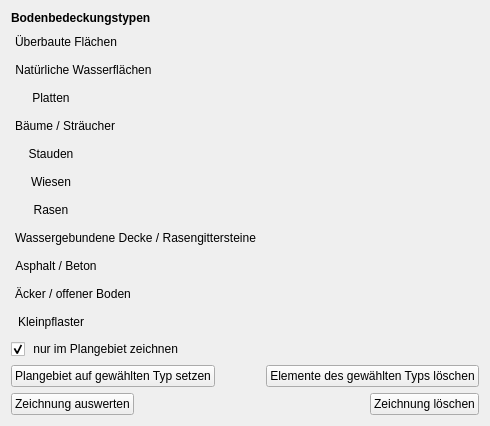
             <widget class="QWidget" name="tab">
              <attribute name="title">
               <string>Nullfall</string>
              </attribute>
              <layout class="QVBoxLayout" name="verticalLayout_5">
               <item>
                <widget class="QLabel" name="label_4">
                 <property name="font">
                  <font>
                   <weight>75</weight>
                   <bold>true</bold>
                  </font>
                 </property>
                 <property name="text">
                  <string>Bodenbedeckungstypen</string>
                 </property>
                </widget>
               </item>
               <item>
                <widget class="QPushButton" name="nullfall_draw_builtup_button">
                 <property name="sizePolicy">
                  <sizepolicy hsizetype="Fixed" vsizetype="Fixed">
                   <horstretch>0</horstretch>
                   <verstretch>0</verstretch>
                  </sizepolicy>
                 </property>
                 <property name="cursor">
                  <cursorShape>PointingHandCursor</cursorShape>
                 </property>
                 <property name="toolTip">
                  <string>&lt;html&gt;&lt;head/&gt;&lt;body&gt;&lt;p&gt;&lt;span style=&quot; font-weight:600;&quot;&gt;Überbaute Flächen&lt;/span&gt;&lt;/p&gt;&lt;p&gt;Startet das Zeichenwerkzeug zum Einzeichnen überbauter Flächen im &lt;span style=&quot; font-style:italic;&quot;&gt;Nullfall&lt;/span&gt;. Umriss abschließen mit Doppel- oder Rechtsklick.&lt;/p&gt;&lt;/body&gt;&lt;/html&gt;</string>
                 </property>
                 <property name="text">
                  <string>Überbaute Flächen</string>
                 </property>
                 <property name="icon">
                  <iconset>
                   <normaloff>../../images/iconset_mob/20190619_iconset_mob_sealed_surface_1.png</normaloff>
                   <normalon>../../images/iconset_mob/20190619_iconset_mob_sealed_surface_2.png</normalon>../../images/iconset_mob/20190619_iconset_mob_sealed_surface_1.png</iconset>
                 </property>
                 <property name="iconSize">
                  <size>
                   <width>24</width>
                   <height>24</height>
                  </size>
                 </property>
                 <property name="checkable">
                  <bool>true</bool>
                 </property>
                 <property name="autoExclusive">
                  <bool>false</bool>
                 </property>
                 <property name="flat">
                  <bool>true</bool>
                 </property>
                </widget>
               </item>
               <item>
                <widget class="QPushButton" name="nullfall_draw_water_button">
                 <property name="sizePolicy">
                  <sizepolicy hsizetype="Maximum" vsizetype="Fixed">
                   <horstretch>0</horstretch>
                   <verstretch>0</verstretch>
                  </sizepolicy>
                 </property>
                 <property name="cursor">
                  <cursorShape>PointingHandCursor</cursorShape>
                 </property>
                 <property name="toolTip">
                  <string>&lt;html&gt;&lt;head/&gt;&lt;body&gt;&lt;p&gt;&lt;span style=&quot; font-weight:600;&quot;&gt;Natürliche Wasserfläche&lt;/span&gt;&lt;/p&gt;&lt;p&gt;Startet das Zeichenwerkzeug zum Einzeichnen natürlicher Wasserflächen im &lt;span style=&quot; font-style:italic;&quot;&gt;Nullfall&lt;/span&gt;. Umriss abschließen mit Doppel- oder Rechtsklick.&lt;/p&gt;&lt;/body&gt;&lt;/html&gt;</string>
                 </property>
                 <property name="text">
                  <string>Natürliche Wasserflächen</string>
                 </property>
                 <property name="icon">
                  <iconset>
                   <normaloff>../../images/iconset_mob/20190619_iconset_mob_water_1.png</normaloff>
                   <normalon>../../images/iconset_mob/20190619_iconset_mob_water_2.png</normalon>../../images/iconset_mob/20190619_iconset_mob_water_1.png</iconset>
                 </property>
                 <property name="iconSize">
                  <size>
                   <width>24</width>
                   <height>24</height>
                  </size>
                 </property>
                 <property name="checkable">
                  <bool>true</bool>
                 </property>
                 <property name="autoExclusive">
                  <bool>false</bool>
                 </property>
                 <property name="flat">
                  <bool>true</bool>
                 </property>
                </widget>
               </item>
               <item>
                <widget class="QPushButton" name="nullfall_draw_plates_button">
                 <property name="sizePolicy">
                  <sizepolicy hsizetype="Fixed" vsizetype="Fixed">
                   <horstretch>0</horstretch>
                   <verstretch>0</verstretch>
                  </sizepolicy>
                 </property>
                 <property name="cursor">
                  <cursorShape>PointingHandCursor</cursorShape>
                 </property>
                 <property name="toolTip">
                  <string>&lt;html&gt;&lt;head/&gt;&lt;body&gt;&lt;p&gt;&lt;span style=&quot; font-weight:600;&quot;&gt;Platten&lt;/span&gt;&lt;/p&gt;&lt;p&gt;Startet das Zeichenwerkzeug zum Einzeichnen von mit Platten belegten Flächen im &lt;span style=&quot; font-style:italic;&quot;&gt;Nullfall&lt;/span&gt;. Umriss abschließen mit Doppel- oder Rechtsklick.&lt;/p&gt;&lt;/body&gt;&lt;/html&gt;</string>
                 </property>
                 <property name="text">
                  <string>Platten</string>
                 </property>
                 <property name="icon">
                  <iconset>
                   <normaloff>../../images/iconset_mob/20190619_iconset_mob_flagstone_1.png</normaloff>
                   <normalon>../../images/iconset_mob/20190619_iconset_mob_flagstone_2.png</normalon>../../images/iconset_mob/20190619_iconset_mob_flagstone_1.png</iconset>
                 </property>
                 <property name="iconSize">
                  <size>
                   <width>24</width>
                   <height>24</height>
                  </size>
                 </property>
                 <property name="checkable">
                  <bool>true</bool>
                 </property>
                 <property name="autoExclusive">
                  <bool>false</bool>
                 </property>
                 <property name="flat">
                  <bool>true</bool>
                 </property>
                </widget>
               </item>
               <item>
                <widget class="QPushButton" name="nullfall_draw_trees_button">
                 <property name="sizePolicy">
                  <sizepolicy hsizetype="Fixed" vsizetype="Fixed">
                   <horstretch>0</horstretch>
                   <verstretch>0</verstretch>
                  </sizepolicy>
                 </property>
                 <property name="cursor">
                  <cursorShape>PointingHandCursor</cursorShape>
                 </property>
                 <property name="toolTip">
                  <string>&lt;html&gt;&lt;head/&gt;&lt;body&gt;&lt;p&gt;&lt;span style=&quot; font-weight:600;&quot;&gt;Bäume oder Sträucher&lt;/span&gt;&lt;/p&gt;&lt;p&gt;Startet das Zeichenwerkzeug zum Einzeichnen von Flächen mit Bäumen oder Sträuchern im &lt;span style=&quot; font-style:italic;&quot;&gt;Nullfall&lt;/span&gt;. Umriss abschließen mit Doppel- oder Rechtsklick.&lt;/p&gt;&lt;/body&gt;&lt;/html&gt;</string>
                 </property>
                 <property name="text">
                  <string>Bäume / Sträucher</string>
                 </property>
                 <property name="icon">
                  <iconset>
                   <normaloff>../../images/iconset_mob/20190619_iconset_mob_trees_1.png</normaloff>
                   <normalon>../../images/iconset_mob/20190619_iconset_mob_trees_2.png</normalon>../../images/iconset_mob/20190619_iconset_mob_trees_1.png</iconset>
                 </property>
                 <property name="iconSize">
                  <size>
                   <width>24</width>
                   <height>24</height>
                  </size>
                 </property>
                 <property name="checkable">
                  <bool>true</bool>
                 </property>
                 <property name="autoExclusive">
                  <bool>false</bool>
                 </property>
                 <property name="flat">
                  <bool>true</bool>
                 </property>
                </widget>
               </item>
               <item>
                <widget class="QPushButton" name="nullfall_draw_perennial_button">
                 <property name="sizePolicy">
                  <sizepolicy hsizetype="Fixed" vsizetype="Fixed">
                   <horstretch>0</horstretch>
                   <verstretch>0</verstretch>
                  </sizepolicy>
                 </property>
                 <property name="cursor">
                  <cursorShape>PointingHandCursor</cursorShape>
                 </property>
                 <property name="toolTip">
                  <string>&lt;html&gt;&lt;head/&gt;&lt;body&gt;&lt;p&gt;&lt;span style=&quot; font-weight:600;&quot;&gt;Stauden&lt;/span&gt;&lt;/p&gt;&lt;p&gt;Startet das Zeichenwerkzeug zum Einzeichnen von Flächen mit Stauden im &lt;span style=&quot; font-style:italic;&quot;&gt;Nullfall&lt;/span&gt;. Umriss abschließen mit Doppel- oder Rechtsklick.&lt;/p&gt;&lt;/body&gt;&lt;/html&gt;</string>
                 </property>
                 <property name="text">
                  <string>Stauden</string>
                 </property>
                 <property name="icon">
                  <iconset>
                   <normaloff>../../images/iconset_mob/20190619_iconset_mob_perennial_herb_1.png</normaloff>
                   <normalon>../../images/iconset_mob/20190619_iconset_mob_perennial_herb_2.png</normalon>../../images/iconset_mob/20190619_iconset_mob_perennial_herb_1.png</iconset>
                 </property>
                 <property name="iconSize">
                  <size>
                   <width>24</width>
                   <height>24</height>
                  </size>
                 </property>
                 <property name="checkable">
                  <bool>true</bool>
                 </property>
                 <property name="autoExclusive">
                  <bool>false</bool>
                 </property>
                 <property name="flat">
                  <bool>true</bool>
                 </property>
                </widget>
               </item>
               <item>
                <widget class="QPushButton" name="nullfall_draw_meadow_button">
                 <property name="sizePolicy">
                  <sizepolicy hsizetype="Fixed" vsizetype="Fixed">
                   <horstretch>0</horstretch>
                   <verstretch>0</verstretch>
                  </sizepolicy>
                 </property>
                 <property name="cursor">
                  <cursorShape>PointingHandCursor</cursorShape>
                 </property>
                 <property name="toolTip">
                  <string>&lt;html&gt;&lt;head/&gt;&lt;body&gt;&lt;p&gt;&lt;span style=&quot; font-weight:600;&quot;&gt;Wiese&lt;/span&gt;&lt;/p&gt;&lt;p&gt;Startet das Zeichenwerkzeug zum Einzeichnen von Flächen mit Wiesen im &lt;span style=&quot; font-style:italic;&quot;&gt;Nullfall&lt;/span&gt;. Umriss abschließen mit Doppel- oder Rechtsklick.&lt;/p&gt;&lt;/body&gt;&lt;/html&gt;</string>
                 </property>
                 <property name="text">
                  <string>Wiesen</string>
                 </property>
                 <property name="icon">
                  <iconset>
                   <normaloff>../../images/iconset_mob/20190619_iconset_mob_meadow_1.png</normaloff>
                   <normalon>../../images/iconset_mob/20190619_iconset_mob_meadow_2.png</normalon>../../images/iconset_mob/20190619_iconset_mob_meadow_1.png</iconset>
                 </property>
                 <property name="iconSize">
                  <size>
                   <width>24</width>
                   <height>24</height>
                  </size>
                 </property>
                 <property name="checkable">
                  <bool>true</bool>
                 </property>
                 <property name="autoExclusive">
                  <bool>false</bool>
                 </property>
                 <property name="flat">
                  <bool>true</bool>
                 </property>
                </widget>
               </item>
               <item>
                <widget class="QPushButton" name="nullfall_draw_lawn_button">
                 <property name="sizePolicy">
                  <sizepolicy hsizetype="Fixed" vsizetype="Fixed">
                   <horstretch>0</horstretch>
                   <verstretch>0</verstretch>
                  </sizepolicy>
                 </property>
                 <property name="cursor">
                  <cursorShape>PointingHandCursor</cursorShape>
                 </property>
                 <property name="toolTip">
                  <string>&lt;html&gt;&lt;head/&gt;&lt;body&gt;&lt;p&gt;&lt;span style=&quot; font-weight:600;&quot;&gt;Rasen&lt;/span&gt;&lt;/p&gt;&lt;p&gt;Startet das Zeichenwerkzeug zum Einzeichnen von Flächen mit Rasen im &lt;span style=&quot; font-style:italic;&quot;&gt;Nullfall&lt;/span&gt;. Umriss abschließen mit Doppel- oder Rechtsklick.&lt;/p&gt;&lt;/body&gt;&lt;/html&gt;</string>
                 </property>
                 <property name="text">
                  <string>Rasen</string>
                 </property>
                 <property name="icon">
                  <iconset>
                   <normaloff>../../images/iconset_mob/20190619_iconset_mob_lawn_1.png</normaloff>
                   <normalon>../../images/iconset_mob/20190619_iconset_mob_lawn_2.png</normalon>../../images/iconset_mob/20190619_iconset_mob_lawn_1.png</iconset>
                 </property>
                 <property name="iconSize">
                  <size>
                   <width>24</width>
                   <height>24</height>
                  </size>
                 </property>
                 <property name="checkable">
                  <bool>true</bool>
                 </property>
                 <property name="autoExclusive">
                  <bool>false</bool>
                 </property>
                 <property name="flat">
                  <bool>true</bool>
                 </property>
                </widget>
               </item>
               <item>
                <widget class="QPushButton" name="nullfall_draw_cover_button">
                 <property name="sizePolicy">
                  <sizepolicy hsizetype="Fixed" vsizetype="Fixed">
                   <horstretch>0</horstretch>
                   <verstretch>0</verstretch>
                  </sizepolicy>
                 </property>
                 <property name="cursor">
                  <cursorShape>PointingHandCursor</cursorShape>
                 </property>
                 <property name="toolTip">
                  <string>&lt;html&gt;&lt;head/&gt;&lt;body&gt;&lt;p&gt;&lt;span style=&quot; font-weight:600;&quot;&gt;Wassergebundene Decke oder Rasengittersteine&lt;/span&gt;&lt;/p&gt;&lt;p&gt;Startet das Zeichenwerkzeug zum Einzeichnen von Flächen mit wassergebundener Decke oder Rasengittersteinen im &lt;span style=&quot; font-style:italic;&quot;&gt;Nullfall&lt;/span&gt;. Umriss abschließen mit Doppel- oder Rechtsklick.&lt;/p&gt;&lt;/body&gt;&lt;/html&gt;</string>
                 </property>
                 <property name="text">
                  <string>Wassergebundene Decke / Rasengittersteine</string>
                 </property>
                 <property name="icon">
                  <iconset>
                   <normaloff>../../images/iconset_mob/20190619_iconset_mob_gravel_1.png</normaloff>
                   <normalon>../../images/iconset_mob/20190619_iconset_mob_gravel_2.png</normalon>../../images/iconset_mob/20190619_iconset_mob_gravel_1.png</iconset>
                 </property>
                 <property name="iconSize">
                  <size>
                   <width>24</width>
                   <height>24</height>
                  </size>
                 </property>
                 <property name="checkable">
                  <bool>true</bool>
                 </property>
                 <property name="autoExclusive">
                  <bool>false</bool>
                 </property>
                 <property name="flat">
                  <bool>true</bool>
                 </property>
                </widget>
               </item>
               <item>
                <widget class="QPushButton" name="nullfall_draw_concrete_button">
                 <property name="sizePolicy">
                  <sizepolicy hsizetype="Fixed" vsizetype="Fixed">
                   <horstretch>0</horstretch>
                   <verstretch>0</verstretch>
                  </sizepolicy>
                 </property>
                 <property name="cursor">
                  <cursorShape>PointingHandCursor</cursorShape>
                 </property>
                 <property name="toolTip">
                  <string>&lt;html&gt;&lt;head/&gt;&lt;body&gt;&lt;p&gt;&lt;span style=&quot; font-weight:600;&quot;&gt;Asphalt oder Beton&lt;/span&gt;&lt;/p&gt;&lt;p&gt;Startet das Zeichenwerkzeug zum Einzeichnen von Flächen mit Asphalt oder Beton im &lt;span style=&quot; font-style:italic;&quot;&gt;Nullfall&lt;/span&gt;. Umriss abschließen mit Doppel- oder Rechtsklick.&lt;/p&gt;&lt;/body&gt;&lt;/html&gt;</string>
                 </property>
                 <property name="text">
                  <string>Asphalt / Beton</string>
                 </property>
                 <property name="icon">
                  <iconset>
                   <normaloff>../../images/iconset_mob/20190619_iconset_mob_asphalt_1.png</normaloff>
                   <normalon>../../images/iconset_mob/20190619_iconset_mob_asphalt_2.png</normalon>../../images/iconset_mob/20190619_iconset_mob_asphalt_1.png</iconset>
                 </property>
                 <property name="iconSize">
                  <size>
                   <width>24</width>
                   <height>24</height>
                  </size>
                 </property>
                 <property name="checkable">
                  <bool>true</bool>
                 </property>
                 <property name="autoExclusive">
                  <bool>false</bool>
                 </property>
                 <property name="flat">
                  <bool>true</bool>
                 </property>
                </widget>
               </item>
               <item>
                <widget class="QPushButton" name="nullfall_draw_field_button">
                 <property name="sizePolicy">
                  <sizepolicy hsizetype="Fixed" vsizetype="Fixed">
                   <horstretch>0</horstretch>
                   <verstretch>0</verstretch>
                  </sizepolicy>
                 </property>
                 <property name="cursor">
                  <cursorShape>PointingHandCursor</cursorShape>
                 </property>
                 <property name="toolTip">
                  <string>&lt;html&gt;&lt;head/&gt;&lt;body&gt;&lt;p&gt;&lt;span style=&quot; font-weight:600;&quot;&gt;Offener Boden, Acker&lt;/span&gt;&lt;/p&gt;&lt;p&gt;Startet das Zeichenwerkzeug zum Einzeichnen von Flächen mit offenem Boden oder Acker im &lt;span style=&quot; font-style:italic;&quot;&gt;Nullfall&lt;/span&gt;. Umriss abschließen mit Doppel- oder Rechtsklick.&lt;/p&gt;&lt;/body&gt;&lt;/html&gt;</string>
                 </property>
                 <property name="text">
                  <string>Äcker / offener Boden</string>
                 </property>
                 <property name="icon">
                  <iconset>
                   <normaloff>../../images/iconset_mob/20190619_iconset_mob_field_1.png</normaloff>
                   <normalon>../../images/iconset_mob/20190619_iconset_mob_field_2.png</normalon>../../images/iconset_mob/20190619_iconset_mob_field_1.png</iconset>
                 </property>
                 <property name="iconSize">
                  <size>
                   <width>24</width>
                   <height>24</height>
                  </size>
                 </property>
                 <property name="checkable">
                  <bool>true</bool>
                 </property>
                 <property name="autoExclusive">
                  <bool>false</bool>
                 </property>
                 <property name="flat">
                  <bool>true</bool>
                 </property>
                </widget>
               </item>
               <item>
                <widget class="QPushButton" name="nullfall_draw_paving_button">
                 <property name="sizePolicy">
                  <sizepolicy hsizetype="Fixed" vsizetype="Fixed">
                   <horstretch>0</horstretch>
                   <verstretch>0</verstretch>
                  </sizepolicy>
                 </property>
                 <property name="cursor">
                  <cursorShape>PointingHandCursor</cursorShape>
                 </property>
                 <property name="toolTip">
                  <string>&lt;html&gt;&lt;head/&gt;&lt;body&gt;&lt;p&gt;&lt;span style=&quot; font-weight:600;&quot;&gt;Kleinpflaster&lt;/span&gt;&lt;/p&gt;&lt;p&gt;Startet das Zeichenwerkzeug zum Einzeichnen von Flächen mit Kleinpflaster im &lt;span style=&quot; font-style:italic;&quot;&gt;Nullfall&lt;/span&gt;. Umriss abschließen mit Doppel- oder Rechtsklick.&lt;/p&gt;&lt;/body&gt;&lt;/html&gt;</string>
                 </property>
                 <property name="text">
                  <string>Kleinpflaster</string>
                 </property>
                 <property name="icon">
                  <iconset>
                   <normaloff>../../images/iconset_mob/20190619_iconset_mob_pavement_1.png</normaloff>
                   <normalon>../../images/iconset_mob/20190619_iconset_mob_pavement_2.png</normalon>../../images/iconset_mob/20190619_iconset_mob_pavement_1.png</iconset>
                 </property>
                 <property name="iconSize">
                  <size>
                   <width>24</width>
                   <height>24</height>
                  </size>
                 </property>
                 <property name="checkable">
                  <bool>true</bool>
                 </property>
                 <property name="autoExclusive">
                  <bool>false</bool>
                 </property>
                 <property name="flat">
                  <bool>true</bool>
                 </property>
                </widget>
               </item>
               <item>
                <layout class="QHBoxLayout" name="horizontalLayout_7">
                 <item>
                  <widget class="QCheckBox" name="nullfall_in_area_only_check">
                   <property name="toolTip">
                    <string>&lt;html&gt;&lt;head/&gt;&lt;body&gt;&lt;p&gt;&lt;span style=&quot; font-weight:600;&quot;&gt;Nur im Plangebiet zeichnen&lt;/span&gt;&lt;/p&gt;&lt;p&gt;Beschränkt die Zeichnung auf die Grenzen des Plangebietes. Wird ausserhalb gezeichnet, werden die entsprechenden Stellen an den Grenzen des Plangebietes abgeschnitten.&lt;/p&gt;&lt;/body&gt;&lt;/html&gt;</string>
                   </property>
                   <property name="text">
                    <string> nur im Plangebiet zeichnen</string>
                   </property>
                   <property name="checked">
                    <bool>true</bool>
                   </property>
                  </widget>
                 </item>
                 <item>
                  <spacer name="horizontalSpacer_2">
                   <property name="orientation">
                    <enum>Qt::Horizontal</enum>
                   </property>
                   <property name="sizeHint" stdset="0">
                    <size>
                     <width>40</width>
                     <height>20</height>
                    </size>
                   </property>
                  </spacer>
                 </item>
                </layout>
               </item>
               <item>
                <layout class="QHBoxLayout" name="horizontalLayout">
                 <item>
                  <widget class="QPushButton" name="nullfall_apply_type_button">
                   <property name="toolTip">
                    <string>&lt;html&gt;&lt;head/&gt;&lt;body&gt;&lt;p&gt;&lt;span style=&quot; font-weight:600;&quot;&gt;Plangebiet auf gewählten Typ setzen&lt;/span&gt;&lt;/p&gt;&lt;p&gt;Setzt das gesamten Plangebiet auf den Typ des gewählten Zeichenwerkzeuges im &lt;span style=&quot; font-style:italic;&quot;&gt;Nullfall&lt;/span&gt;. &lt;br/&gt;Erfordert ein ausgewähltes Zeichenwerkzeug.&lt;/p&gt;&lt;/body&gt;&lt;/html&gt;</string>
                   </property>
                   <property name="text">
                    <string>Plangebiet auf gewählten Typ setzen</string>
                   </property>
                  </widget>
                 </item>
                 <item>
                  <spacer name="horizontalSpacer_9">
                   <property name="orientation">
                    <enum>Qt::Horizontal</enum>
                   </property>
                   <property name="sizeType">
                    <enum>QSizePolicy::Fixed</enum>
                   </property>
                   <property name="sizeHint" stdset="0">
                    <size>
                     <width>5</width>
                     <height>20</height>
                    </size>
                   </property>
                  </spacer>
                 </item>
                 <item>
                  <spacer name="horizontalSpacer">
                   <property name="orientation">
                    <enum>Qt::Horizontal</enum>
                   </property>
                   <property name="sizeHint" stdset="0">
                    <size>
                     <width>40</width>
                     <height>20</height>
                    </size>
                   </property>
                  </spacer>
                 </item>
                 <item>
                  <widget class="QPushButton" name="nullfall_remove_type_button">
                   <property name="toolTip">
                    <string>&lt;html&gt;&lt;head/&gt;&lt;body&gt;&lt;p&gt;&lt;span style=&quot; font-weight:600;&quot;&gt;Elemente des gewählten Typs löschen&lt;/span&gt;&lt;/p&gt;&lt;p&gt;Löscht alle im &lt;span style=&quot; font-style:italic;&quot;&gt;Nullfall&lt;/span&gt; eingezeichneten Flächen des gewählten Typs.&lt;br&gt;Erfordert ein ausgewähltes Zeichenwerkzeug.&lt;/p&gt;&lt;/body&gt;&lt;/html&gt;</string>
                   </property>
                   <property name="text">
                    <string>Elemente des gewählten Typs löschen</string>
                   </property>
                   <property name="icon">
                    <iconset>
                     <normalon>../../images/iconset_mob/20190619_iconset_mob_delete_1.png</normalon>
                    </iconset>
                   </property>
                  </widget>
                 </item>
                </layout>
               </item>
               <item>
                <layout class="QHBoxLayout" name="horizontalLayout_4">
                 <property name="topMargin">
                  <number>0</number>
                 </property>
                 <item>
                  <widget class="QPushButton" name="nullfall_analyse_drawing_button">
                   <property name="sizePolicy">
                    <sizepolicy hsizetype="Fixed" vsizetype="Fixed">
                     <horstretch>0</horstretch>
                     <verstretch>0</verstretch>
                    </sizepolicy>
                   </property>
                   <property name="toolTip">
                    <string>&lt;html&gt;&lt;head/&gt;&lt;body&gt;&lt;p&gt;&lt;span style=&quot; font-weight:600;&quot;&gt;Zeichnung auswerten&lt;/span&gt;&lt;/p&gt;&lt;p&gt;Tabelle mit den aktuellen Anteilen der Bodenbedeckungstypen in der Zeichnung für den &lt;span style=&quot; font-style:italic;&quot;&gt;Nullfall&lt;/span&gt; anzeigen.&lt;/p&gt;&lt;/body&gt;&lt;/html&gt;</string>
                   </property>
                   <property name="layoutDirection">
                    <enum>Qt::LeftToRight</enum>
                   </property>
                   <property name="text">
                    <string>Zeichnung auswerten</string>
                   </property>
                   <property name="icon">
                    <iconset>
                     <normaloff>../../images/iconset_mob/20190619_iconset_mob_calculate_values_1.png</normaloff>../../images/iconset_mob/20190619_iconset_mob_calculate_values_1.png</iconset>
                   </property>
                   <property name="iconSize">
                    <size>
                     <width>16</width>
                     <height>16</height>
                    </size>
                   </property>
                  </widget>
                 </item>
                 <item>
                  <spacer name="horizontalSpacer_4">
                   <property name="orientation">
                    <enum>Qt::Horizontal</enum>
                   </property>
                   <property name="sizeHint" stdset="0">
                    <size>
                     <width>40</width>
                     <height>20</height>
                    </size>
                   </property>
                  </spacer>
                 </item>
                 <item>
                  <widget class="QPushButton" name="nullfall_remove_drawing_button">
                   <property name="sizePolicy">
                    <sizepolicy hsizetype="Fixed" vsizetype="Fixed">
                     <horstretch>0</horstretch>
                     <verstretch>0</verstretch>
                    </sizepolicy>
                   </property>
                   <property name="toolTip">
                    <string>&lt;html&gt;&lt;head/&gt;&lt;body&gt;&lt;p&gt;&lt;span style=&quot; font-weight:600;&quot;&gt;Zeichnung löschen&lt;/span&gt;&lt;/p&gt;&lt;p&gt;Löscht alle bisher im &lt;span style=&quot; font-style:italic;&quot;&gt;Nullfall&lt;/span&gt; eingezeichneten Bodenbedeckungen.&lt;/p&gt;&lt;/body&gt;&lt;/html&gt;</string>
                   </property>
                   <property name="layoutDirection">
                    <enum>Qt::LeftToRight</enum>
                   </property>
                   <property name="text">
                    <string>Zeichnung löschen</string>
                   </property>
                   <property name="icon">
                    <iconset>
                     <normaloff>../../images/iconset_mob/20190619_iconset_mob_delete_1.png</normaloff>../../images/iconset_mob/20190619_iconset_mob_delete_1.png</iconset>
                   </property>
                   <property name="iconSize">
                    <size>
                     <width>16</width>
                     <height>16</height>
                    </size>
                   </property>
                  </widget>
                 </item>
                </layout>
               </item>
              </layout>
             </widget>
